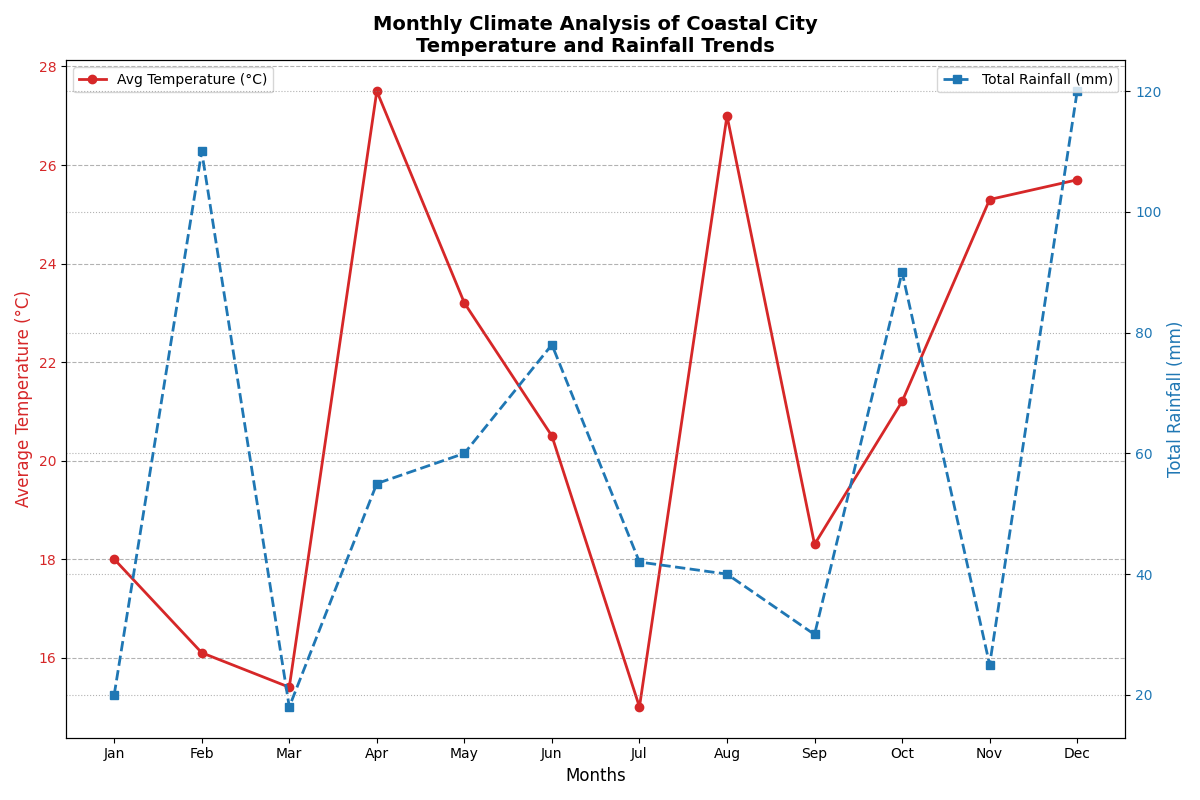

Here is the Python script that generated this plot:
import matplotlib.pyplot as plt
import numpy as np

months = ["Jan", "Feb", "Mar", "Apr", "May", "Jun", "Jul", "Aug", "Sep", "Oct", "Nov", "Dec"]

# Altered average daily temperatures in Celsius
temperatures = [18.0, 16.1, 15.4, 27.5, 23.2, 20.5, 15.0, 27.0, 18.3, 21.2, 25.3, 25.7]

# Altered total monthly rainfall in mm
rainfall = [20, 110, 18, 55, 60, 78, 42, 40, 30, 90, 25, 120]

fig, ax1 = plt.subplots(figsize=(12, 8))

ax1.plot(months, temperatures, color='tab:red', marker='o', linestyle='-', linewidth=2, label='Avg Temperature (°C)')
ax1.set_xlabel('Months', fontsize=12)
ax1.set_ylabel('Average Temperature (°C)', fontsize=12, color='tab:red')
ax1.tick_params(axis='y', labelcolor='tab:red')
ax1.grid(axis='y', linestyle='--', color='grey', alpha=0.6)

ax2 = ax1.twinx()
ax2.plot(months, rainfall, color='tab:blue', marker='s', linestyle='--', linewidth=2, label='Total Rainfall (mm)')
ax2.set_ylabel('Total Rainfall (mm)', fontsize=12, color='tab:blue')
ax2.tick_params(axis='y', labelcolor='tab:blue')
ax2.grid(axis='y', linestyle=':', color='grey', alpha=0.6)

plt.title("Monthly Climate Analysis of Coastal City\nTemperature and Rainfall Trends", fontsize=14, fontweight='bold')
ax1.legend(loc='upper left')
ax2.legend(loc='upper right')

plt.tight_layout()
plt.show()
